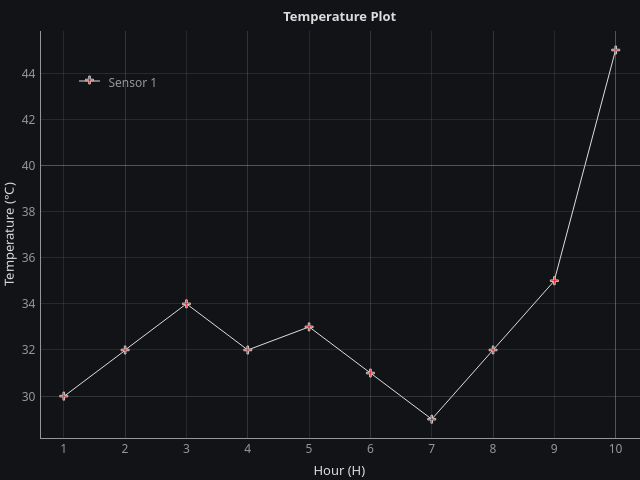

This figure's Python source:
#!/usr/bin/env python
# File: pyqtplot08.py
# Name: D.Saravanan
# Date: 14/07/2023

""" Script to create plot using the PlotWidget in PyQtGraph """

import sys

import pyqtgraph as pg
from PyQt6 import QtCore, QtWidgets


class MainWindow(QtWidgets.QMainWindow):
    """Subclass of QMainWindow to customize application's main window."""

    def __init__(self, hour, temperature):
        super().__init__()

        # set the size parameters (width, height) pixels
        self.setFixedSize(QtCore.QSize(640, 480))

        # set the central widget of the window
        self.graphWidget = pg.PlotWidget()
        self.setCentralWidget(self.graphWidget)

        # set the background color using hex notation #121317 as string
        self.graphWidget.setBackground("#121317")

        # set the main plot title, text color, text size, text weight, text style
        self.graphWidget.setTitle(
            "Temperature Plot", color="#dcdcdc", size="10pt", bold=True, italic=False
        )

        # set the axis labels (position and text), style parameters
        styles = {"color": "#dcdcdc", "font-size": "10pt"}
        self.graphWidget.setLabel(
            "left", "Temperature", units="\N{DEGREE SIGN}C", **styles
        )
        self.graphWidget.setLabel("bottom", "Hour", units="H", **styles)

        # set the legend which represents given line
        self.graphWidget.addLegend()

        # set the background grid for both the x and y axis
        self.graphWidget.showGrid(x=True, y=True)

        # set the line color in 3-tuple of int values, line width in pixels, line style
        lvalue = pg.mkPen(
            color=(220, 220, 220), width=1, style=QtCore.Qt.PenStyle.SolidLine
        )

        # plot data: x, y values with lines drawn using Qt's QPen types & marker '+'
        self.graphWidget.plot(
            hour,
            temperature,
            name="Sensor 1",
            pen=lvalue,
            symbol="+",
            symbolSize=8,
            symbolBrush=("r"),
        )


def main():
    """Need one (and only one) QApplication instance per application.
    Pass in sys.argv to allow command line arguments for the application.
    If no command line arguments than QApplication([]) is required."""
    app = QtWidgets.QApplication(sys.argv)

    hour = [1, 2, 3, 4, 5, 6, 7, 8, 9, 10]
    temperature = [30, 32, 34, 32, 33, 31, 29, 32, 35, 45]

    window = MainWindow(hour, temperature)  # an instance of the class MainWindow
    window.show()  # windows are hidden by default

    sys.exit(app.exec())  # start the event loop


if __name__ == "__main__":
    main()
